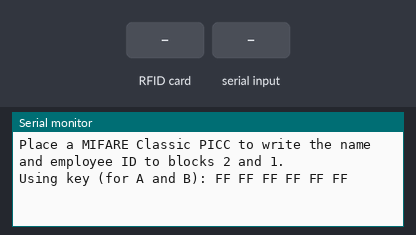
This sketch was run on a simulated Arduino Uno, built with avr-gcc and run on an emulated ATmega328P. Shown: the last lines printed to the serial monitor. The test bench sets the inputs (shaded band).

Above: at 1.3 s.
1.4 s: RFID card 5E 7A 19 C4 held to the reader
At 1.9 s:
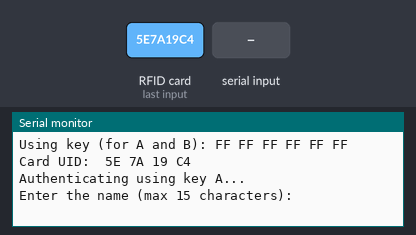
2.9 s: "1" received over Serial
At 4.6 s:
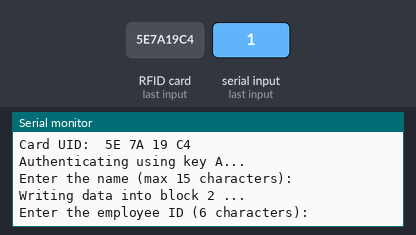
5.4 s: "0" received over Serial
At 7.7 s:
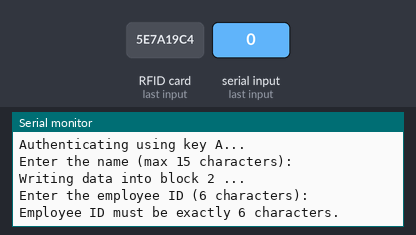

The sketch:

Final_Write.ino
```cpp
#include <SPI.h>
#include <MFRC522.h>

#define RST_PIN 9
#define SS_PIN 10

MFRC522 mfrc522(SS_PIN, RST_PIN);
MFRC522::MIFARE_Key key;

void dump_byte_array(byte *buffer, byte bufferSize) {
    for (byte i = 0; i < bufferSize; i++) {
        Serial.print(buffer[i] < 0x10 ? " 0" : " ");
        Serial.print(buffer[i], HEX);
    }
}

void setup() {
    Serial.begin(9600);
    while (!Serial);
    SPI.begin();
    mfrc522.PCD_Init();

    for (byte i = 0; i < 6; i++) {
        key.keyByte[i] = 0xFF;
    }

    Serial.println(F("Place a MIFARE Classic PICC to write the name and employee ID to blocks 2 and 1."));
    Serial.print(F("Using key (for A and B):"));
    dump_byte_array(key.keyByte, MFRC522::MF_KEY_SIZE);
    Serial.println();
}

void loop() {
    if (!mfrc522.PICC_IsNewCardPresent())
        return;

    if (!mfrc522.PICC_ReadCardSerial())
        return;

    Serial.print(F("Card UID: "));
    dump_byte_array(mfrc522.uid.uidByte, mfrc522.uid.size);
    Serial.println();

    byte nameBlockAddr = 2; // Block 2 is used to store the name and its length.
    byte idBlockAddr = 1;   // Block 1 is used to store the employee ID.
    byte buffer[18];
    byte size = sizeof(buffer);

    // Authenticate using key A
    Serial.println(F("Authenticating using key A..."));
    MFRC522::StatusCode status = (MFRC522::StatusCode) mfrc522.PCD_Authenticate(MFRC522::PICC_CMD_MF_AUTH_KEY_A, nameBlockAddr, &key, &(mfrc522.uid));
    if (status != MFRC522::STATUS_OK) {
        Serial.print(F("PCD_Authenticate() failed: "));
        Serial.println(mfrc522.GetStatusCodeName(status));
        return;
    }

    // Get the name from the user
    Serial.println(F("Enter the name (max 15 characters): "));
    while (!Serial.available()) {
        // Wait for user input
    }
    String nameInput = Serial.readString();
    nameInput.trim();
    if (nameInput.length() > 15) {
        Serial.println(F("Name is too long. Maximum length is 15 characters."));
        return;
    }

    // Write the length of the name to the 0th byte in block 2
    buffer[0] = nameInput.length();

    // Copy the name to the remaining bytes in block 2
    nameInput.getBytes(&buffer[1], nameInput.length() + 1);

    // Write data to block 2
    Serial.print(F("Writing data into block ")); Serial.print(nameBlockAddr);
    Serial.println(F(" ..."));
    status = (MFRC522::StatusCode) mfrc522.MIFARE_Write(nameBlockAddr, buffer, 16);
    if (status != MFRC522::STATUS_OK) {
        Serial.print(F("MIFARE_Write() failed: "));
        Serial.println(mfrc522.GetStatusCodeName(status));
    }

    // Get the employee ID from the user
    Serial.println(F("Enter the employee ID (6 characters): "));
    while (!Serial.available()) {
        // Wait for user input
    }
    String employeeIDInput = Serial.readString();
    employeeIDInput.trim();
    if (employeeIDInput.length() != 6) {
        Serial.println(F("Employee ID must be exactly 6 characters."));
        return;
    }

    // Write the 6-character employee ID to block 1
    employeeIDInput.getBytes(buffer, 7);

    // Write data to block 1
    Serial.print(F("Writing employee ID to block ")); Serial.print(idBlockAddr);
    Serial.println(F(" ..."));
    status = (MFRC522::StatusCode) mfrc522.MIFARE_Write(idBlockAddr, buffer, 16);
    if (status != MFRC522::STATUS_OK) {
        Serial.print(F("MIFARE_Write() failed: "));
        Serial.println(mfrc522.GetStatusCodeName(status));
    }

    Serial.println(F("Data has been written to the card."));
    mfrc522.PICC_HaltA();
    mfrc522.PCD_StopCrypto1();
    delay(2000); // Wait for a moment before attempting to read.
}
```

Measured:
- after the input at 1.4 s, the serial monitor: prints a new line at once (image 1)
- after the input at 2.9 s, the serial monitor: prints a new line after 1.0 s (image 2)
- after the input at 5.4 s, the serial monitor: prints a new line after 1.0 s (image 3)
